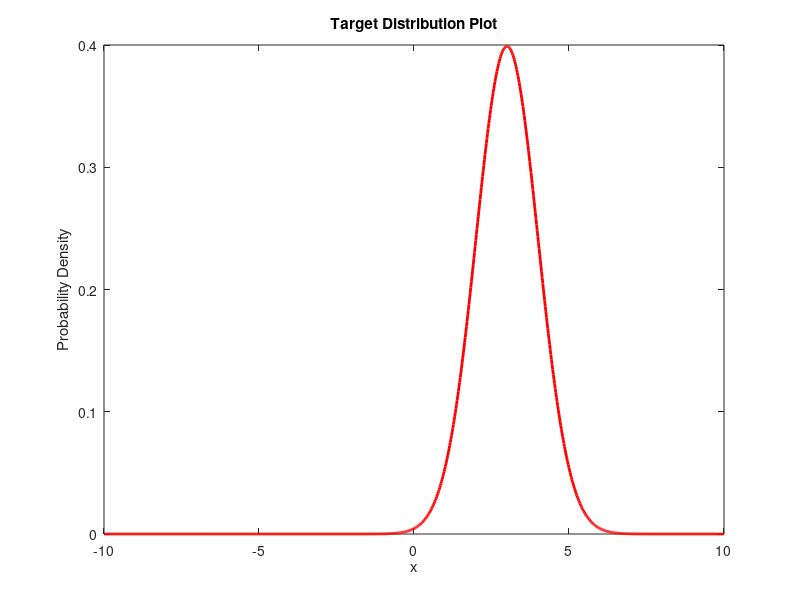

This figure's MATLAB source:
clear
close all
clc

% Define the target distribution function
target_distribution = @(x) exp(-0.5 * (x - 3).^2) / sqrt(2 * pi);

% Generate a range of x values
x_values = linspace(-10, 10, 1000);

% Evaluate the target distribution at these x values
y_values = target_distribution(x_values);

% Plot the target distribution curve
plot(x_values, y_values, 'r', 'LineWidth', 2);
xlabel('x');
ylabel('Probability Density');
title('Target Distribution Plot');
